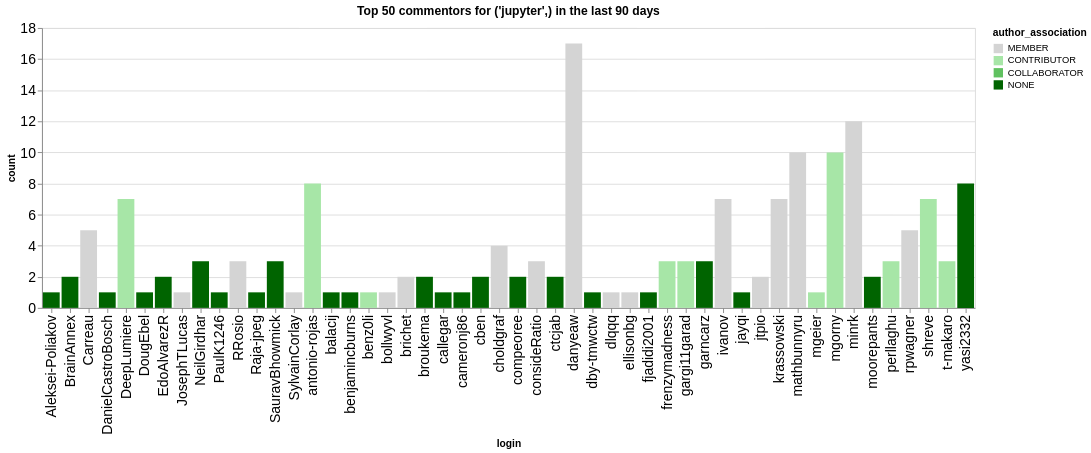

The notebook cell saved with this chart:
### Code cell
n_plot = 50
charts = []
for ii, (iorg, idata) in enumerate(commentors.groupby(['org'])):
    title = f"Top {n_plot} commentors for {iorg} in the last {n_days} days"
    idata = idata.groupby('login', as_index=False).agg({'count': 'sum', 'author_association': 'first'})
    idata = idata.sort_values('count', ascending=False).head(n_plot)
    ch = alt.Chart(data=idata.head(n_plot), title=title).mark_bar().encode(
        x='login',
        y='count',
        color=alt.Color('author_association', scale=alt.Scale(domain=author_types, range=author_colors))
    )
    charts.append(ch)
alt.hconcat(*charts)

### Figure 1 — Vega-Lite specification as saved in the notebook (floating-point values rounded to 4 significant figures)
{"config": {"axisLeft": {"labelFontSize": 15}, "axisBottom": {"labelFontSize": 15}}, "hconcat": [{"mark": {"type": "bar"}, "encoding": {"color": {"field": "author_association", "scale": {"domain": ["MEMBER", "CONTRIBUTOR", "COLLABORATOR", "NONE"], "range": ["rgb(211.82745098039214, 211.82745098039214, 211.82745098039214)", "rgb(166.98562091503268, 229.89803921568628, 166.98562091503268)", "rgb(96.37647058823529, 192.75294117647059, 96.37647058823529)", "rgb(0.0, 100.3921568627451, 0.0)"]}, "type": "nominal"}, "x": {"field": "login", "type": "nominal"}, "y": {"field": "count", "type": "quantitative"}}, "title": "Top 50 commentors for ('jupyter',) in the last 90 days"}], "data": {"name": "data-3787e602a43ca5d020a6133fd552d86c"}, "$schema": "https://vega.github.io/schema/vega-lite/v5.20.1.json", "datasets": {"data-3787e602a43ca5d020a6133fd552d86c": [{"login": "danyeaw", "count": 17, "author_association": "MEMBER"}, {"login": "minrk", "count": 12, "author_association": "MEMBER"}, {"login": "mathbunnyru", "count": 10, "author_association": "MEMBER"}, {"login": "mgorny", "count": 10, "author_association": "CONTRIBUTOR"}, {"login": "yasi2332", "count": 8, "author_association": "NONE"}, {"login": "antonio-rojas", "count": 8, "author_association": "CONTRIBUTOR"}, {"login": "ivanov", "count": 7, "author_association": "MEMBER"}, {"login": "DeepLumiere", "count": 7, "author_association": "CONTRIBUTOR"}, {"login": "krassowski", "count": 7, "author_association": "MEMBER"}, {"login": "shreve", "count": 7, "author_association": "CONTRIBUTOR"}, {"login": "rpwagner", "count": 5, "author_association": "MEMBER"}, {"login": "Carreau", "count": 5, "author_association": "MEMBER"}, {"login": "choldgraf", "count": 4, "author_association": "MEMBER"}, {"login": "consideRatio", "count": 3, "author_association": "MEMBER"}, {"login": "SauravBhowmick", "count": 3, "author_association": "NONE"}, {"login": "RRosio", "count": 3, "author_association": "MEMBER"}, {"login": "NeilGirdhar", "count": 3, "author_association": "NONE"}, {"login": "t-makaro", "count": 3, "author_association": "CONTRIBUTOR"}, {"login": "garncarz", "count": 3, "author_association": "NONE"}, {"login": "frenzymadness", "count": 3, "author_association": "CONTRIBUTOR"}, {"login": "gargi11garad", "count": 3, "author_association": "CONTRIBUTOR"}, {"login": "perllaghu", "count": 3, "author_association": "CONTRIBUTOR"}, {"login": "broukema", "count": 2, "author_association": "NONE"}, {"login": "jtpio", "count": 2, "author_association": "MEMBER"}, {"login": "moorepants", "count": 2, "author_association": "NONE"}, {"login": "EdoAlvarezR", "count": 2, "author_association": "NONE"}, {"login": "brichet", "count": 2, "author_association": "MEMBER"}, {"login": "compeoree", "count": 2, "author_association": "NONE"}, {"login": "ctcjab", "count": 2, "author_association": "NONE"}, {"login": "BrainAnnex", "count": 2, "author_association": "NONE"}, {"login": "cben", "count": 2, "author_association": "NONE"}, {"login": "Aleksei-Poliakov", "count": 1, "author_association": "NONE"}, {"login": "benjamincburns", "count": 1, "author_association": "NONE"}, {"login": "fjadidi2001", "count": 1, "author_association": "NONE"}, {"login": "ellisonbg", "count": 1, "author_association": "MEMBER"}, {"login": "dlqqq", "count": 1, "author_association": "MEMBER"}, {"login": "dby-tmwctw", "count": 1, "author_association": "NONE"}, {"login": "benz0li", "count": 1, "author_association": "CONTRIBUTOR"}, {"login": "bollwyvl", "count": 1, "author_association": "MEMBER"}, {"login": "cameronj86", "count": 1, "author_association": "NONE"}, {"login": "callegar", "count": 1, "author_association": "NONE"}, {"login": "JosephTLucas", "count": 1, "author_association": "MEMBER"}, {"login": "DougEbel", "count": 1, "author_association": "NONE"}, {"login": "DanielCastroBosch", "count": 1, "author_association": "NONE"}, {"login": "PaulK1246", "count": 1, "author_association": "NONE"}, {"login": "Raja-jpeg", "count": 1, "author_association": "NONE"}, {"login": "SylvainCorlay", "count": 1, "author_association": "MEMBER"}, {"login": "balacij", "count": 1, "author_association": "NONE"}, {"login": "jayqi", "count": 1, "author_association": "NONE"}, {"login": "mgeier", "count": 1, "author_association": "CONTRIBUTOR"}]}}
